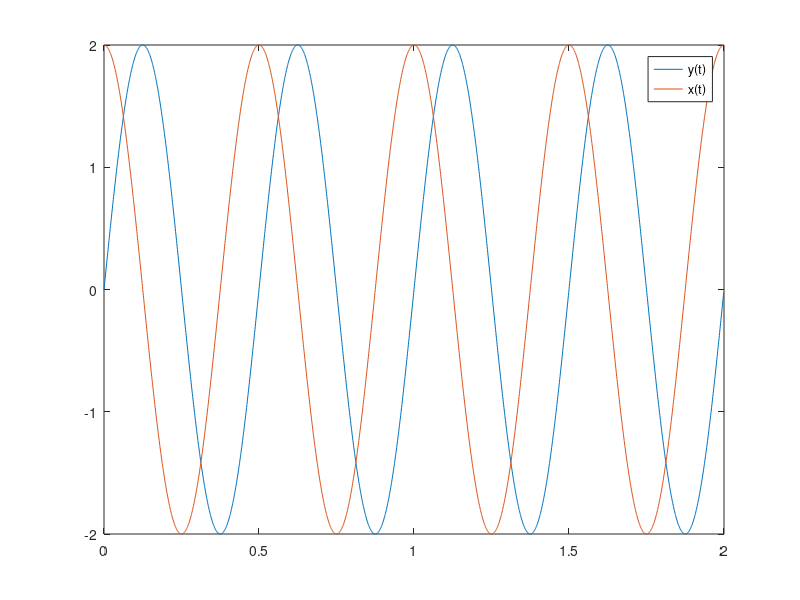

MATLAB code for this plot:
dt = 1/1000; 
period = 2;
time = (0:dt:period-dt);

expj = exp(1j*4*pi*time);
expnj = exp(-1j*4*pi*time);
x = expj + expnj;
y = (expj - expnj)/1j;

plot(time, y, time, x);
legend('y(t)', 'x(t)');